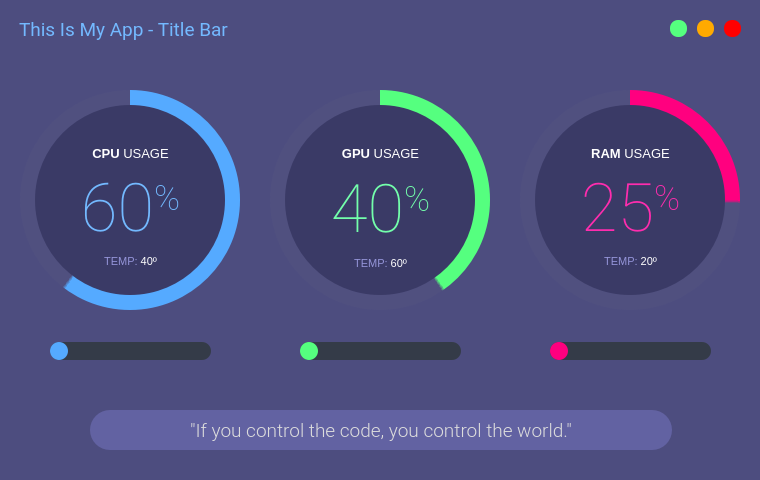
<?xml version="1.0" encoding="UTF-8"?>
<ui version="4.0">
 <class>MainWindow</class>
 <widget class="QMainWindow" name="MainWindow">
  <property name="geometry">
   <rect>
    <x>0</x>
    <y>0</y>
    <width>760</width>
    <height>480</height>
   </rect>
  </property>
  <property name="minimumSize">
   <size>
    <width>760</width>
    <height>480</height>
   </size>
  </property>
  <property name="maximumSize">
   <size>
    <width>760</width>
    <height>480</height>
   </size>
  </property>
  <property name="windowTitle">
   <string>MainWindow</string>
  </property>
  <property name="styleSheet">
   <string notr="true">background-color: rgb(77, 77, 127);</string>
  </property>
  <widget class="QWidget" name="centralwidget">
   <widget class="QFrame" name="circularProgressBar_Main">
    <property name="geometry">
     <rect>
      <x>10</x>
      <y>80</y>
      <width>240</width>
      <height>240</height>
     </rect>
    </property>
    <property name="styleSheet">
     <string notr="true">background-color: none;</string>
    </property>
    <property name="frameShape">
     <enum>QFrame::NoFrame</enum>
    </property>
    <property name="frameShadow">
     <enum>QFrame::Raised</enum>
    </property>
    <widget class="QFrame" name="circularProgressCPU">
     <property name="geometry">
      <rect>
       <x>10</x>
       <y>10</y>
       <width>220</width>
       <height>220</height>
      </rect>
     </property>
     <property name="styleSheet">
      <string notr="true">QFrame{
	border-radius: 110px;	
	background-color: qconicalgradient(cx:0.5, cy:0.5, angle:90, stop:0.400 rgba(85, 170, 255, 255), stop:0.395 rgba(255, 255, 255, 0));
}</string>
     </property>
     <property name="frameShape">
      <enum>QFrame::StyledPanel</enum>
     </property>
     <property name="frameShadow">
      <enum>QFrame::Raised</enum>
     </property>
    </widget>
    <widget class="QFrame" name="circularBg">
     <property name="geometry">
      <rect>
       <x>10</x>
       <y>10</y>
       <width>220</width>
       <height>220</height>
      </rect>
     </property>
     <property name="styleSheet">
      <string notr="true">QFrame{
	border-radius: 110px;	
	background-color: rgba(85, 85, 127, 100);
}</string>
     </property>
     <property name="frameShape">
      <enum>QFrame::StyledPanel</enum>
     </property>
     <property name="frameShadow">
      <enum>QFrame::Raised</enum>
     </property>
    </widget>
    <widget class="QFrame" name="circularContainer">
     <property name="geometry">
      <rect>
       <x>25</x>
       <y>25</y>
       <width>190</width>
       <height>190</height>
      </rect>
     </property>
     <property name="baseSize">
      <size>
       <width>0</width>
       <height>0</height>
      </size>
     </property>
     <property name="styleSheet">
      <string notr="true">QFrame{
	border-radius: 95px;	
	background-color: rgb(58, 58, 102);
}</string>
     </property>
     <property name="frameShape">
      <enum>QFrame::StyledPanel</enum>
     </property>
     <property name="frameShadow">
      <enum>QFrame::Raised</enum>
     </property>
     <widget class="QWidget" name="layoutWidget">
      <property name="geometry">
       <rect>
        <x>10</x>
        <y>40</y>
        <width>171</width>
        <height>125</height>
       </rect>
      </property>
      <layout class="QGridLayout" name="infoLayout">
       <item row="0" column="0">
        <widget class="QLabel" name="labelAplicationName">
         <property name="font">
          <font>
           <family>Segoe UI</family>
           <pointsize>10</pointsize>
          </font>
         </property>
         <property name="styleSheet">
          <string notr="true">color: #FFFFFF; background-color: none;</string>
         </property>
         <property name="text">
          <string>&lt;strong&gt;CPU&lt;/strong&gt; USAGE</string>
         </property>
         <property name="alignment">
          <set>Qt::AlignCenter</set>
         </property>
        </widget>
       </item>
       <item row="1" column="0">
        <widget class="QLabel" name="labelPercentageCPU">
         <property name="font">
          <font>
           <family>Roboto Thin</family>
           <pointsize>30</pointsize>
          </font>
         </property>
         <property name="styleSheet">
          <string notr="true">color: rgb(115, 185, 255); padding: 0px; background-color: none;</string>
         </property>
         <property name="text">
          <string>&lt;p align=&quot;center&quot;&gt;&lt;span style=&quot; font-size:50pt;&quot;&gt;60&lt;/span&gt;&lt;span style=&quot; font-size:40pt; vertical-align:super;&quot;&gt;%&lt;/span&gt;&lt;/p&gt;</string>
         </property>
         <property name="alignment">
          <set>Qt::AlignCenter</set>
         </property>
         <property name="indent">
          <number>-1</number>
         </property>
        </widget>
       </item>
       <item row="2" column="0">
        <widget class="QLabel" name="labelCredits">
         <property name="font">
          <font>
           <family>Segoe UI</family>
           <pointsize>8</pointsize>
          </font>
         </property>
         <property name="styleSheet">
          <string notr="true">color: rgb(148, 148, 216); background-color: none;</string>
         </property>
         <property name="text">
          <string>&lt;html&gt;&lt;head/&gt;&lt;body&gt;&lt;p&gt;TEMP: &lt;span style=&quot; color:#ffffff;&quot;&gt;40º&lt;/span&gt;&lt;/p&gt;&lt;/body&gt;&lt;/html&gt;</string>
         </property>
         <property name="alignment">
          <set>Qt::AlignCenter</set>
         </property>
        </widget>
       </item>
      </layout>
     </widget>
    </widget>
    <zorder>circularBg</zorder>
    <zorder>circularProgressCPU</zorder>
    <zorder>circularContainer</zorder>
   </widget>
   <widget class="QFrame" name="circularProgressBar_Main_2">
    <property name="geometry">
     <rect>
      <x>260</x>
      <y>80</y>
      <width>240</width>
      <height>240</height>
     </rect>
    </property>
    <property name="styleSheet">
     <string notr="true">background-color: none;</string>
    </property>
    <property name="frameShape">
     <enum>QFrame::NoFrame</enum>
    </property>
    <property name="frameShadow">
     <enum>QFrame::Raised</enum>
    </property>
    <widget class="QFrame" name="circularProgressGPU">
     <property name="geometry">
      <rect>
       <x>10</x>
       <y>10</y>
       <width>220</width>
       <height>220</height>
      </rect>
     </property>
     <property name="styleSheet">
      <string notr="true">QFrame{
	border-radius: 110px;	
	background-color: qconicalgradient(cx:0.5, cy:0.5, angle:90, stop:0.600 rgba(85, 255, 127, 255), stop:0.595 rgba(255, 255, 255, 0));
}</string>
     </property>
     <property name="frameShape">
      <enum>QFrame::StyledPanel</enum>
     </property>
     <property name="frameShadow">
      <enum>QFrame::Raised</enum>
     </property>
    </widget>
    <widget class="QFrame" name="circularBg_2">
     <property name="geometry">
      <rect>
       <x>10</x>
       <y>10</y>
       <width>220</width>
       <height>220</height>
      </rect>
     </property>
     <property name="styleSheet">
      <string notr="true">QFrame{
	border-radius: 110px;	
	background-color: rgba(85, 85, 127, 100);
}</string>
     </property>
     <property name="frameShape">
      <enum>QFrame::StyledPanel</enum>
     </property>
     <property name="frameShadow">
      <enum>QFrame::Raised</enum>
     </property>
    </widget>
    <widget class="QFrame" name="circularContainer_2">
     <property name="geometry">
      <rect>
       <x>25</x>
       <y>25</y>
       <width>190</width>
       <height>190</height>
      </rect>
     </property>
     <property name="baseSize">
      <size>
       <width>0</width>
       <height>0</height>
      </size>
     </property>
     <property name="styleSheet">
      <string notr="true">QFrame{
	border-radius: 95px;	
	background-color: rgb(58, 58, 102);
}</string>
     </property>
     <property name="frameShape">
      <enum>QFrame::StyledPanel</enum>
     </property>
     <property name="frameShadow">
      <enum>QFrame::Raised</enum>
     </property>
     <widget class="QWidget" name="layoutWidget_2">
      <property name="geometry">
       <rect>
        <x>10</x>
        <y>40</y>
        <width>171</width>
        <height>127</height>
       </rect>
      </property>
      <layout class="QGridLayout" name="infoLayout_2">
       <item row="0" column="0">
        <widget class="QLabel" name="labelAplicationName_2">
         <property name="font">
          <font>
           <family>Segoe UI</family>
           <pointsize>10</pointsize>
          </font>
         </property>
         <property name="styleSheet">
          <string notr="true">color: #FFFFFF; background-color: none;</string>
         </property>
         <property name="text">
          <string>&lt;strong&gt;GPU&lt;/strong&gt; USAGE</string>
         </property>
         <property name="alignment">
          <set>Qt::AlignCenter</set>
         </property>
        </widget>
       </item>
       <item row="1" column="0">
        <widget class="QLabel" name="labelPercentageGPU">
         <property name="font">
          <font>
           <family>Roboto Thin</family>
           <pointsize>30</pointsize>
          </font>
         </property>
         <property name="styleSheet">
          <string notr="true">color: rgb(115, 255, 171); padding: 0px; background-color: none;</string>
         </property>
         <property name="text">
          <string>&lt;p align=&quot;center&quot;&gt;&lt;span style=&quot; font-size:50pt;&quot;&gt;40&lt;/span&gt;&lt;span style=&quot; font-size:40pt; vertical-align:super;&quot;&gt;%&lt;/span&gt;&lt;/p&gt;</string>
         </property>
         <property name="alignment">
          <set>Qt::AlignCenter</set>
         </property>
         <property name="indent">
          <number>-1</number>
         </property>
        </widget>
       </item>
       <item row="2" column="0">
        <widget class="QLabel" name="labelCredits_2">
         <property name="font">
          <font>
           <family>Segoe UI</family>
           <pointsize>8</pointsize>
          </font>
         </property>
         <property name="styleSheet">
          <string notr="true">color: rgb(148, 148, 216); background-color: none;</string>
         </property>
         <property name="text">
          <string>&lt;html&gt;&lt;head/&gt;&lt;body&gt;&lt;p&gt;TEMP: &lt;span style=&quot; color:#ffffff;&quot;&gt;60º&lt;/span&gt;&lt;/p&gt;&lt;/body&gt;&lt;/html&gt;</string>
         </property>
         <property name="alignment">
          <set>Qt::AlignCenter</set>
         </property>
        </widget>
       </item>
      </layout>
     </widget>
    </widget>
    <zorder>circularBg_2</zorder>
    <zorder>circularProgressGPU</zorder>
    <zorder>circularContainer_2</zorder>
   </widget>
   <widget class="QFrame" name="circularProgressBar_Main_3">
    <property name="geometry">
     <rect>
      <x>510</x>
      <y>80</y>
      <width>240</width>
      <height>240</height>
     </rect>
    </property>
    <property name="styleSheet">
     <string notr="true">background-color: none;</string>
    </property>
    <property name="frameShape">
     <enum>QFrame::NoFrame</enum>
    </property>
    <property name="frameShadow">
     <enum>QFrame::Raised</enum>
    </property>
    <widget class="QFrame" name="circularProgressRAM">
     <property name="geometry">
      <rect>
       <x>10</x>
       <y>10</y>
       <width>220</width>
       <height>220</height>
      </rect>
     </property>
     <property name="styleSheet">
      <string notr="true">QFrame{
	border-radius: 110px;	
	background-color: qconicalgradient(cx:0.5, cy:0.5, angle:90, stop:0.750 rgba(255, 0, 127, 255), stop:0.745 rgba(255, 255, 255, 0));
}</string>
     </property>
     <property name="frameShape">
      <enum>QFrame::StyledPanel</enum>
     </property>
     <property name="frameShadow">
      <enum>QFrame::Raised</enum>
     </property>
    </widget>
    <widget class="QFrame" name="circularBg_3">
     <property name="geometry">
      <rect>
       <x>10</x>
       <y>10</y>
       <width>220</width>
       <height>220</height>
      </rect>
     </property>
     <property name="styleSheet">
      <string notr="true">QFrame{
	border-radius: 110px;	
	background-color: rgba(85, 85, 127, 100);
}</string>
     </property>
     <property name="frameShape">
      <enum>QFrame::StyledPanel</enum>
     </property>
     <property name="frameShadow">
      <enum>QFrame::Raised</enum>
     </property>
    </widget>
    <widget class="QFrame" name="circularContainer_3">
     <property name="geometry">
      <rect>
       <x>25</x>
       <y>25</y>
       <width>190</width>
       <height>190</height>
      </rect>
     </property>
     <property name="baseSize">
      <size>
       <width>0</width>
       <height>0</height>
      </size>
     </property>
     <property name="styleSheet">
      <string notr="true">QFrame{
	border-radius: 95px;	
	background-color: rgb(58, 58, 102);
}</string>
     </property>
     <property name="frameShape">
      <enum>QFrame::StyledPanel</enum>
     </property>
     <property name="frameShadow">
      <enum>QFrame::Raised</enum>
     </property>
     <widget class="QWidget" name="layoutWidget_3">
      <property name="geometry">
       <rect>
        <x>10</x>
        <y>40</y>
        <width>171</width>
        <height>125</height>
       </rect>
      </property>
      <layout class="QGridLayout" name="infoLayout_3">
       <item row="0" column="0">
        <widget class="QLabel" name="labelAplicationName_3">
         <property name="font">
          <font>
           <family>Segoe UI</family>
           <pointsize>10</pointsize>
          </font>
         </property>
         <property name="styleSheet">
          <string notr="true">color: #FFFFFF; background-color: none;</string>
         </property>
         <property name="text">
          <string>&lt;strong&gt;RAM&lt;/strong&gt; USAGE</string>
         </property>
         <property name="alignment">
          <set>Qt::AlignCenter</set>
         </property>
        </widget>
       </item>
       <item row="1" column="0">
        <widget class="QLabel" name="labelPercentageRAM">
         <property name="font">
          <font>
           <family>Roboto Thin</family>
           <pointsize>30</pointsize>
          </font>
         </property>
         <property name="styleSheet">
          <string notr="true">color: rgb(255, 44, 174); padding: 0px; background-color: none;</string>
         </property>
         <property name="text">
          <string>&lt;p align=&quot;center&quot;&gt;&lt;span style=&quot; font-size:50pt;&quot;&gt;25&lt;/span&gt;&lt;span style=&quot; font-size:40pt; vertical-align:super;&quot;&gt;%&lt;/span&gt;&lt;/p&gt;</string>
         </property>
         <property name="alignment">
          <set>Qt::AlignCenter</set>
         </property>
         <property name="indent">
          <number>-1</number>
         </property>
        </widget>
       </item>
       <item row="2" column="0">
        <widget class="QLabel" name="labelCredits_3">
         <property name="font">
          <font>
           <family>Segoe UI</family>
           <pointsize>8</pointsize>
          </font>
         </property>
         <property name="styleSheet">
          <string notr="true">color: rgb(148, 148, 216); background-color: none;</string>
         </property>
         <property name="text">
          <string>&lt;html&gt;&lt;head/&gt;&lt;body&gt;&lt;p&gt;TEMP: &lt;span style=&quot; color:#ffffff;&quot;&gt;20º&lt;/span&gt;&lt;/p&gt;&lt;/body&gt;&lt;/html&gt;</string>
         </property>
         <property name="alignment">
          <set>Qt::AlignCenter</set>
         </property>
        </widget>
       </item>
      </layout>
     </widget>
    </widget>
    <zorder>circularBg_3</zorder>
    <zorder>circularProgressRAM</zorder>
    <zorder>circularContainer_3</zorder>
   </widget>
   <widget class="QLabel" name="label_title">
    <property name="geometry">
     <rect>
      <x>19</x>
      <y>4</y>
      <width>641</width>
      <height>50</height>
     </rect>
    </property>
    <property name="font">
     <font>
      <family>Roboto</family>
      <pointsize>14</pointsize>
     </font>
    </property>
    <property name="styleSheet">
     <string notr="true">color: rgb(115, 185, 255); background-color: none;</string>
    </property>
    <property name="text">
     <string>This Is My App - Title Bar</string>
    </property>
   </widget>
   <widget class="QPushButton" name="btn_close">
    <property name="geometry">
     <rect>
      <x>724</x>
      <y>20</y>
      <width>17</width>
      <height>17</height>
     </rect>
    </property>
    <property name="minimumSize">
     <size>
      <width>16</width>
      <height>16</height>
     </size>
    </property>
    <property name="maximumSize">
     <size>
      <width>17</width>
      <height>17</height>
     </size>
    </property>
    <property name="toolTip">
     <string>Close</string>
    </property>
    <property name="styleSheet">
     <string notr="true">QPushButton {
	border: none;
	border-radius: 8px;		
	background-color: rgb(255, 0, 0);
}
QPushButton:hover {		
	background-color: rgba(255, 0, 0, 150);
}</string>
    </property>
    <property name="text">
     <string/>
    </property>
   </widget>
   <widget class="QLabel" name="label_13">
    <property name="geometry">
     <rect>
      <x>90</x>
      <y>410</y>
      <width>582</width>
      <height>40</height>
     </rect>
    </property>
    <property name="maximumSize">
     <size>
      <width>600</width>
      <height>40</height>
     </size>
    </property>
    <property name="font">
     <font>
      <family>Roboto Light</family>
      <pointsize>14</pointsize>
     </font>
    </property>
    <property name="styleSheet">
     <string notr="true">color: rgb(220, 220, 220);
background-color: rgb(98, 98, 162);
border-radius: 20px;</string>
    </property>
    <property name="text">
     <string>&quot;If you control the code, you control the world.&quot;</string>
    </property>
    <property name="alignment">
     <set>Qt::AlignCenter</set>
    </property>
   </widget>
   <widget class="QPushButton" name="btn_maximize">
    <property name="geometry">
     <rect>
      <x>670</x>
      <y>20</y>
      <width>17</width>
      <height>17</height>
     </rect>
    </property>
    <property name="minimumSize">
     <size>
      <width>16</width>
      <height>16</height>
     </size>
    </property>
    <property name="maximumSize">
     <size>
      <width>17</width>
      <height>17</height>
     </size>
    </property>
    <property name="toolTip">
     <string>Maximize</string>
    </property>
    <property name="styleSheet">
     <string notr="true">QPushButton {
	border: none;
	border-radius: 8px;	
	background-color: rgb(85, 255, 127);
}
QPushButton:hover {	
	background-color: rgba(85, 255, 127, 150);
}</string>
    </property>
    <property name="text">
     <string/>
    </property>
   </widget>
   <widget class="QPushButton" name="btn_minimize">
    <property name="geometry">
     <rect>
      <x>697</x>
      <y>20</y>
      <width>17</width>
      <height>17</height>
     </rect>
    </property>
    <property name="minimumSize">
     <size>
      <width>16</width>
      <height>16</height>
     </size>
    </property>
    <property name="maximumSize">
     <size>
      <width>17</width>
      <height>17</height>
     </size>
    </property>
    <property name="toolTip">
     <string>Minimize</string>
    </property>
    <property name="styleSheet">
     <string notr="true">QPushButton {
	border: none;
	border-radius: 8px;		
	background-color: rgb(255, 170, 0);
}
QPushButton:hover {	
	background-color: rgba(255, 170, 0, 150);
}</string>
    </property>
    <property name="text">
     <string/>
    </property>
   </widget>
   <widget class="QSlider" name="sliderCPU">
    <property name="geometry">
     <rect>
      <x>50</x>
      <y>340</y>
      <width>161</width>
      <height>22</height>
     </rect>
    </property>
    <property name="styleSheet">
     <string notr="true">/* SLIDERS */
QSlider::groove:horizontal {
    border-radius: 9px;
    height: 18px;
	margin: 0px;
	background-color: rgb(52, 59, 72);
}
QSlider::groove:horizontal:hover {
	background-color: rgb(55, 62, 76);
}
QSlider::handle:horizontal {
    background-color: rgb(85, 170, 255);
    border: none;
    height: 18px;
    width: 18px;
    margin: 0px;
	border-radius: 9px;
}
QSlider::handle:horizontal:hover {
    background-color: rgb(105, 180, 255);
}
QSlider::handle:horizontal:pressed {
    background-color: rgb(65, 130, 195);
}</string>
    </property>
    <property name="maximum">
     <number>100</number>
    </property>
    <property name="orientation">
     <enum>Qt::Horizontal</enum>
    </property>
   </widget>
   <widget class="QSlider" name="sliderGPU">
    <property name="geometry">
     <rect>
      <x>300</x>
      <y>340</y>
      <width>161</width>
      <height>22</height>
     </rect>
    </property>
    <property name="styleSheet">
     <string notr="true">/* SLIDERS */
QSlider::groove:horizontal {
    border-radius: 9px;
    height: 18px;
	margin: 0px;
	background-color: rgb(52, 59, 72);
}
QSlider::groove:horizontal:hover {
	background-color: rgb(55, 62, 76);
}
QSlider::handle:horizontal {
    background-color: rgb(85, 255, 127);
    border: none;
    height: 18px;
    width: 18px;
    margin: 0px;
	border-radius: 9px;
}
QSlider::handle:horizontal:hover {
    background-color: rgb(115, 255, 148);
}
QSlider::handle:horizontal:pressed {
    background-color: rgb(65, 195, 95);
}</string>
    </property>
    <property name="maximum">
     <number>100</number>
    </property>
    <property name="orientation">
     <enum>Qt::Horizontal</enum>
    </property>
   </widget>
   <widget class="QSlider" name="sliderRAM">
    <property name="geometry">
     <rect>
      <x>550</x>
      <y>340</y>
      <width>161</width>
      <height>22</height>
     </rect>
    </property>
    <property name="styleSheet">
     <string notr="true">/* SLIDERS */
QSlider::groove:horizontal {
    border-radius: 9px;
    height: 18px;
	margin: 0px;
	background-color: rgb(52, 59, 72);
}
QSlider::groove:horizontal:hover {
	background-color: rgb(55, 62, 76);
}
QSlider::handle:horizontal {
    background-color: rgb(255, 0, 127);
    border: none;
    height: 18px;
    width: 18px;
    margin: 0px;
	border-radius: 9px;
}
QSlider::handle:horizontal:hover {
    background-color: rgb(255, 55, 155);
}
QSlider::handle:horizontal:pressed {
    background-color: rgb(199, 0, 99);
}
</string>
    </property>
    <property name="maximum">
     <number>100</number>
    </property>
    <property name="orientation">
     <enum>Qt::Horizontal</enum>
    </property>
   </widget>
  </widget>
 </widget>
 <resources/>
 <connections/>
</ui>
